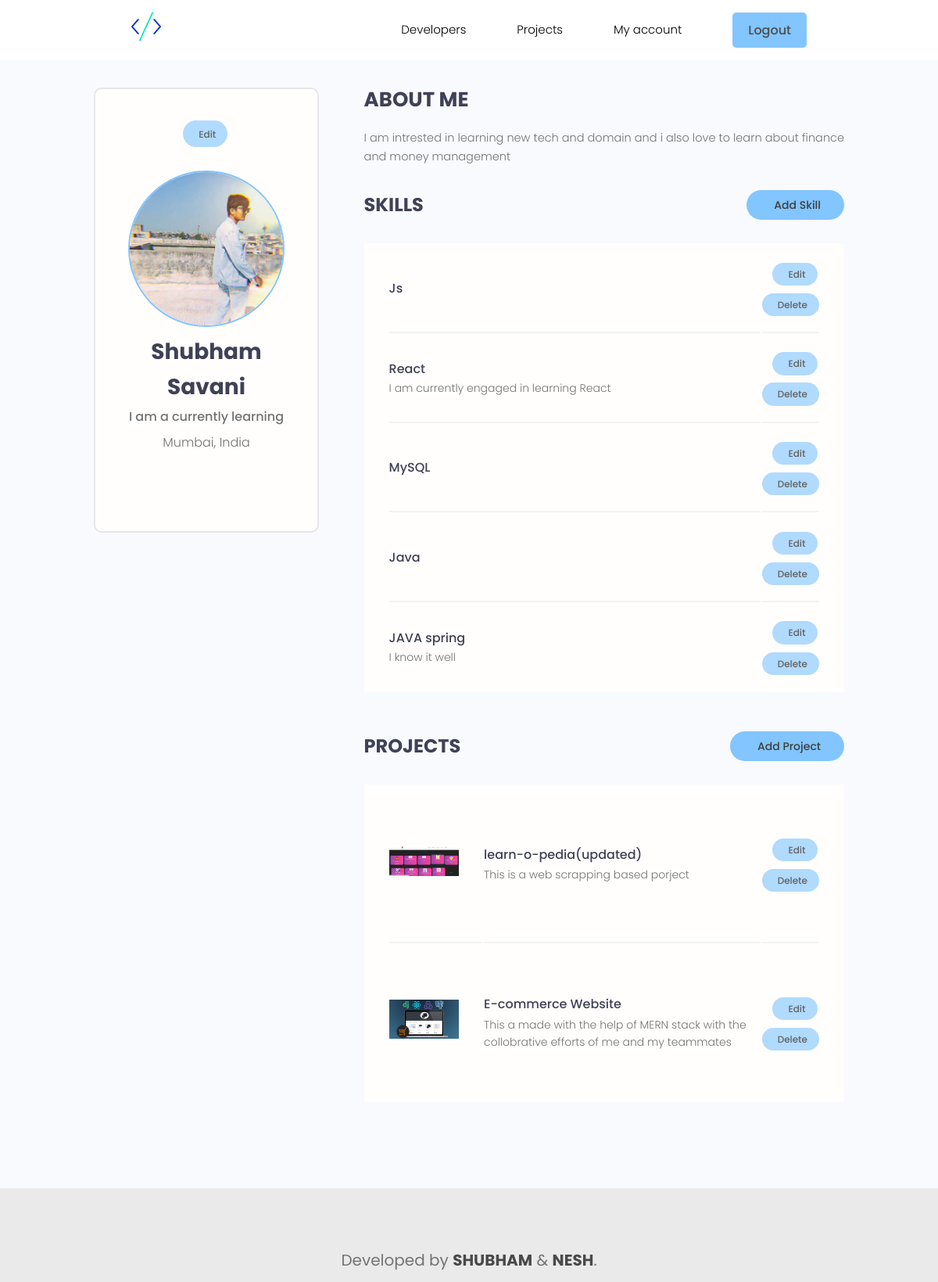
The app's page /account/ (signed in) with its own data.
### users/models.py (models this page shows, shortened)
class Profile(models.Model):
    user = models.OneToOneField(User, on_delete=models.CASCADE, null=True, blank = True)
    name= models.CharField(max_length=200, blank=True, null=True)
    email= models.EmailField(max_length=500, blank=True, null=True)
    username = models.CharField(max_length=200, blank=True, null=True)
    location = models.CharField(max_length=200, blank=True, null=True)
    short_intro= models.CharField(max_length=200, blank=True, null=True)
    bio= models.TextField( blank=True, null=True)
    profile_image= models.ImageField(null=True, blank=True, upload_to='profiles/', default='user-default.png')
    social_github= models.CharField(max_length=200, blank=True, null=True)
    social_twitter= models.CharField(max_length=200, blank=True, null=True)
    social_linkedin= models.CharField(max_length=200, blank=True, null=True)
    social_youtube= models.CharField(max_length=200, blank=True, null=True)
    social_website= models.CharField(max_length=200, blank=True, null=True)
    created = models.DateTimeField(auto_now_add=True)
    id= models.UUIDField(default= uuid.uuid4, unique=True, primary_key=True, editable=False)

class Skill(models.Model):
    owner= models.ForeignKey(Profile, on_delete=models.CASCADE, null=True, blank=True)
    name= models.CharField(max_length=200, blank=True, null=True)
    description= models.TextField(null=True, blank=True)
    created = models.DateTimeField(auto_now_add=True)
    id= models.UUIDField(default= uuid.uuid4, unique=True, primary_key=True, editable=False)

### projects/models.py (models this page shows, shortened)
class Project(models.Model):
    owner = models.ForeignKey(Profile, null=True, blank=True, on_delete=models.SET_NULL)
    title= models.CharField(max_length=200)
    image= models.ImageField(null=True, blank=True, default='default.jpg')
    description= models.TextField(null=True, blank=True)
    demo_link= models.CharField(max_length=2000, null=True, blank=True)
    source_link= models.CharField(max_length=2000, null=True, blank=True)
    tags= models.ManyToManyField('Tag', blank=True)
    vote_total= models.IntegerField(default=0,null=True, blank=True)
    vote_ratio= models.IntegerField(default=0,null=True, blank=True)
    created = models.DateTimeField(auto_now_add=True)
    id= models.UUIDField(default= uuid.uuid4, unique=True, primary_key=True, editable=False)
    class Meta:
        ordering = ['created'] #-created will arrange in descending order

### users/views.py (the view)
# urls.py: path('account/', views.userAcc, name='useracc'),
@login_required(login_url='login')
def userAcc(request):
    profile= request.user.profile
    arg ={'profile': profile}
    return render (request, 'users/account.html', arg)

### users/templates/users/account.html (shortened to what this page needs)
{% extends "main.html" %}
{% block content %}
<main class="settingsPage profile my-md">
    <div class="container">
      <div class="layout">
        <div class="column column--1of3">
          <div class="card text-center">
            <div class="card__body dev">
              <a class="tag tag--pill tag--main settings__btn" href="{% url 'editaccount' %}"> Edit</a>
              <img class="avatar avatar--xl dev__avatar" src="{{profile.profile_image.url }}" />
              <h2 class="dev__name">{{profile.name}}</h2>
              <p class="dev__title">{{profile.short_intro}}</p>
              <p class="dev__location">{{profile.location}}</p>
            </div>
          </div>
        </div>
        <div class="column column--2of3">
          <div class="devInfo">
            <h3 class="devInfo__title">About Me</h3>
            <p class="devInfo__about">
              {{profile.bio}}
            </p>
          </div>
          <div class="settings">
            <h3 class="settings__title">Skills</h3>
            <a class="tag tag--pill tag--sub settings__btn tag--lg" href="{% url 'createskill' %}"> Add Skill</a>
          </div>
          <table class="settings__table">
            {% for skill in profile.skill_set.all %}
            <tr>
              <td class="settings__tableInfo">
                <h4>{{skill.name}}</h4>
                <p>
                  {{skill.description}}
                </p>
              </td>
              <td class="settings__tableActions">
                <a class="tag tag--pill tag--main settings__btn" href="{% url 'update_skill' skill.id %}">Edit</a>
                <a class="tag tag--pill tag--main settings__btn" href="{% url 'deleteskill' skill.id %}?next=/account/">
                  Delete</a>
              </td>
            </tr>
            {% endfor %}
          </table>
          <div class="settings">
            <h3 class="settings__title">Projects</h3>
            <a class="tag tag--pill tag--sub settings__btn tag--lg" href="{% url 'project_form' %}"> Add Project</a>
          </div>
          <table class="settings__table">
            {% for project in profile.project_set.all %}
            <tr>
              <td class="settings__thumbnail">
                <a href="{% url 'project' project.id %}"><img src="{{ project.image.url }}" alt="Project Thumbnail" /></a>
              </td>
              <td class="settings__tableInfo">
                <a href="{% url 'project' project.id %}">{{project.title}}</a>
                <p>
                  {{project.description| slice:"150" }}
                </p>
              </td>
              <td class="settings__tableActions">
                <a class="tag tag--pill tag--main settings__btn" href="{% url 'edit-project' project.id %}"> Edit</a>
                <a class="tag tag--pill tag--main settings__btn" href="{% url 'delete-project' project.id %}?next=/account/">
                  Delete</a>
              </td>
            </tr>
           {% endfor %}
          </table>
        </div>
      </div>
    </div>
  </main>
{% endblock %}

### static/styles/app.css (style rules this page uses)
.card { border: 2px solid var(--color-light); }
img { width: 100%; }
.tag--main, .tag--main>small { Background-color: rgb(176, 218, 254); color:rgb(99, 99, 99); }
.avatar { border: 2px solid rgb(130, 197, 255); }
.profile .card > .dev { padding: 4rem; }
.dev__avatar { display: block; margin: auto; }
.dev__name { color: var(--color-sub); font-size: 2.8rem; font-weight: 700; margin-top: 1rem; margin-bottom: 0.5rem; }
.dev__title { font-size: 1.6rem; font-weight: 500; line-height: 1.3; }
.dev__location { margin-top: 1rem; }
.devInfo { margin-bottom: 3rem; }
.devInfo__title, .devInfo__subtitle { font-size: 2.6rem; color: var(--color-sub); text-transform: uppercase; font-weight: 700; margin-bottom: 1.5rem; }
.devInfo__about, .devSkill__info { font-size: 1.45rem; line-height: 1.7; text-align: justify; }
.tag--sub, .tag--sub > small { background: rgb(130, 197, 255); color: rgb(63, 63, 63); font-weight: 500; }
a { color: rgb(130, 197, 255); }
.settingsPage .dev > .settings__btn { display: inline-block; margin-bottom: 3rem; }
.settings { display: flex; justify-content: space-between; align-items: center; }
.settings__title { font-size: 2.4rem; text-transform: uppercase; font-weight: 700; color: var(--color-sub); }
.settings__table { margin-top: 3rem; margin-bottom: 5rem; padding: 0 3rem; background: var(--color-white); }
.settings__table tr { width: 100%; }
.settings__table tr > td { padding: 2rem 0; }
.settings__table tr:not(:last-child) td { border-bottom: 2px solid var(--color-white-light); }
.settings__thumbnail { width: 23%; min-width: 10rem; }
.settings__thumbnail img { padding-right: 3rem; height: 15rem; object-fit: contain; }
.settings__tableInfo { width: 100%; }
.settings__tableInfo h4, .settings__tableInfo a { padding-right: 1rem; width: auto; font-size: 1.6rem; font-weight: 500; color: var(--color-sub); }
.settings__tableInfo p { font-size: 1.4rem; }
.settings__tableActions { text-align: right; }

### static/uikit/styles/modules/_variables.css (style rules this page uses)
:root { --color-main: #5aa5b9; --color-main-light: #e6faff; --color-sub: #3f4156; --color-sub-light: #51546e; --color-sub-lighter: #ededfd; --color-text: #737373; --color-gray: #8b8b8b; --color-light: #e5e7eb; --color-light-gray: #767676; --color-bg: #f8fafd; --color-white: #fffefd; --color-white-light: #f3f3f3; --color-success: #359e64; --color-success-bg: #def8e8; --color-error: #fc4b0b; --color-error-bg: #fff2ee; --font-base: 'Poppins', arial, helvetica, 'Segoe UI', roboto, ubuntu, sans-serif; --font-monospace: 'Fira Code', 'Courier New', courier, monospace; --font-regular: 300; --font-medium: 500; --font-bold: 700; --generic-shadow: 1px 1px 5px #00000010; --generic-transition: all 0.3s ease-in-out; }

### static/uikit/styles/modules/_base.css (style rules this page uses)
* { margin: 0; padding: 0; box-sizing: border-box; text-rendering: optimizeLegibility; color: inherit; font-size: inherit; }
html { font-size: 50%; }
@media only screen and (min-width: 480px) { html { font-size: 56.25%; } }
@media only screen and (min-width: 1200px) { html { font-size: 62.5%; } }
body { line-height: 1.6; font-weight: 400; font-size: 1.5rem; color: var(--color-text); background-color: var(--color-bg); min-height: 100vh; }

### static/uikit/styles/modules/_typography.css (style rules this page uses)
* { font-family: var(--font-base); }
h2 { font-size: 3.6rem; font-weight: var(--font-bold); }
h3 { font-size: 3.2rem; font-weight: var(--font-medium); }
h4 { font-size: 2.8rem; font-weight: var(--font-medium); }
p, span, strong { font-size: 1.6rem; color: var(--color-text); font-weight: var(--font-regular); }
a { padding-bottom: 2px; text-decoration: none; display: inline-block; color: var(--color-main); font-weight: var(--font-medium); }

### static/uikit/styles/modules/_utilities.css (style rules this page uses)
.container { width: 92%; max-width: 165rem; margin: 0 auto; box-sizing: border-box; }
@media screen and (min-width: 1000px) { .container { width: 90%; } }
@media screen and (min-width: 1200px) { .container { width: 80%; } }
.text-center { text-align: center; }
.my-md { margin: 3rem auto; }

### static/uikit/styles/modules/_avatar.css (style rules this page uses)
.avatar { border-radius: 50%; border: 2px solid var(--color-main); object-fit: cover; }
.avatar--xl { height: 20rem; width: 20rem; }

### static/uikit/styles/modules/_card.css (style rules this page uses)
.card { border-radius: 1rem; background-color: var(--color-white); border: 1.5px solid var(--color-light); width: auto; height: auto; margin-top: 0.5rem; margin-bottom: 0.5rem; overflow: hidden; }
.card__body, .card__header { padding: 2rem 2.5rem; }

### static/uikit/styles/modules/_layout.css (style rules this page uses)
.layout { display: flex; flex-flow: row wrap; justify-content: space-between; }
.layout > .column { margin-bottom: 3rem; }
.layout > .column.column--1of3 { flex-basis: 30%; }
.layout > .column.column--2of3 { flex-basis: 64%; }

### records on screen
Profile: profile_image (picture), name "Shubham Savani", short_intro "I am a currently learning", location "Mumbai, India", bio "I am intrested in learning new tech and domain and i also love to learn about finance and money management"
Skill: name "Js"
Skill: name "React", description "I am currently engaged in learning React"
Skill: name "MySQL"
Skill: name "Java"
Skill: name "JAVA spring", description "I know it well"
Project: image (picture), title "learn-o-pedia(updated)", description "This is a web scrapping based porject"
Project: image (picture), title "E-commerce Website", description "This a made with the help of MERN stack with the collobrative efforts of me and my teammates"
